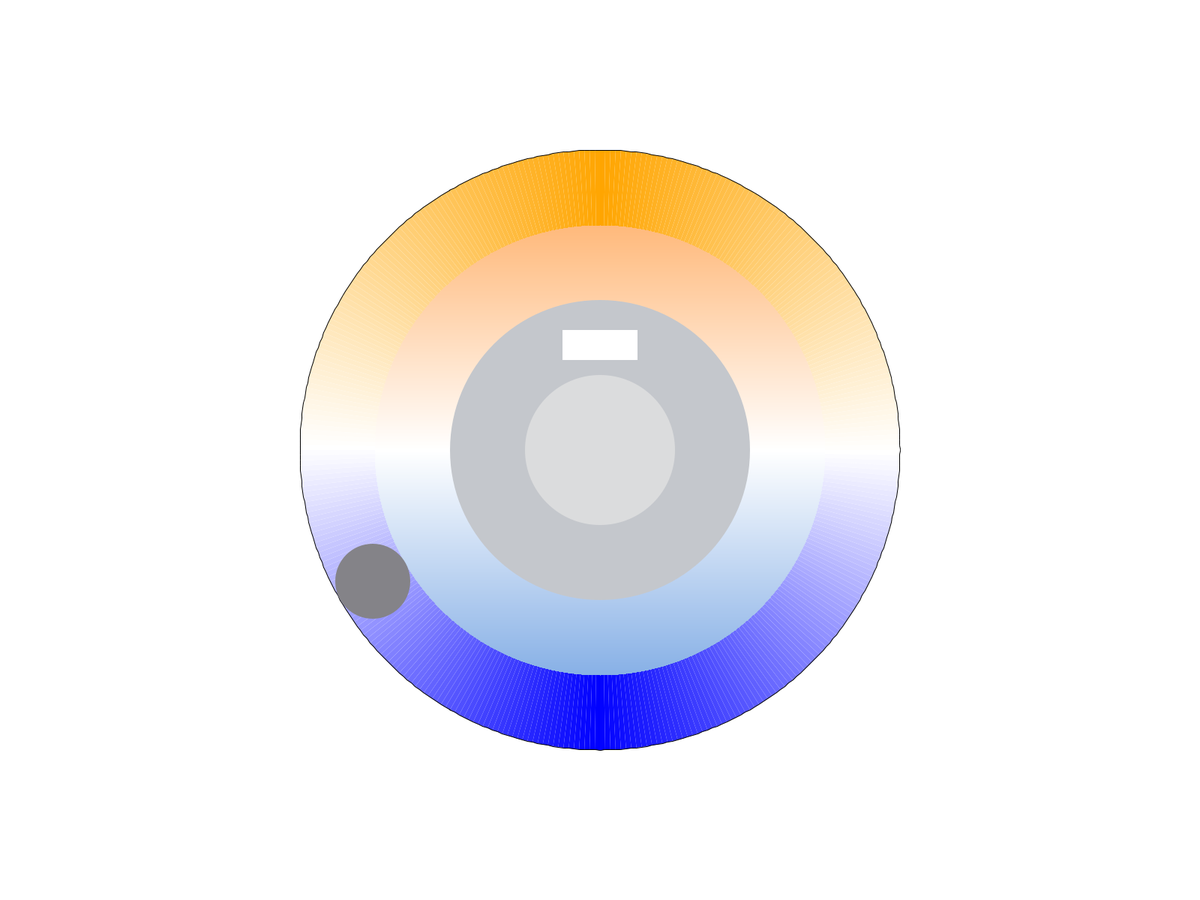
Frame 1 (no input)
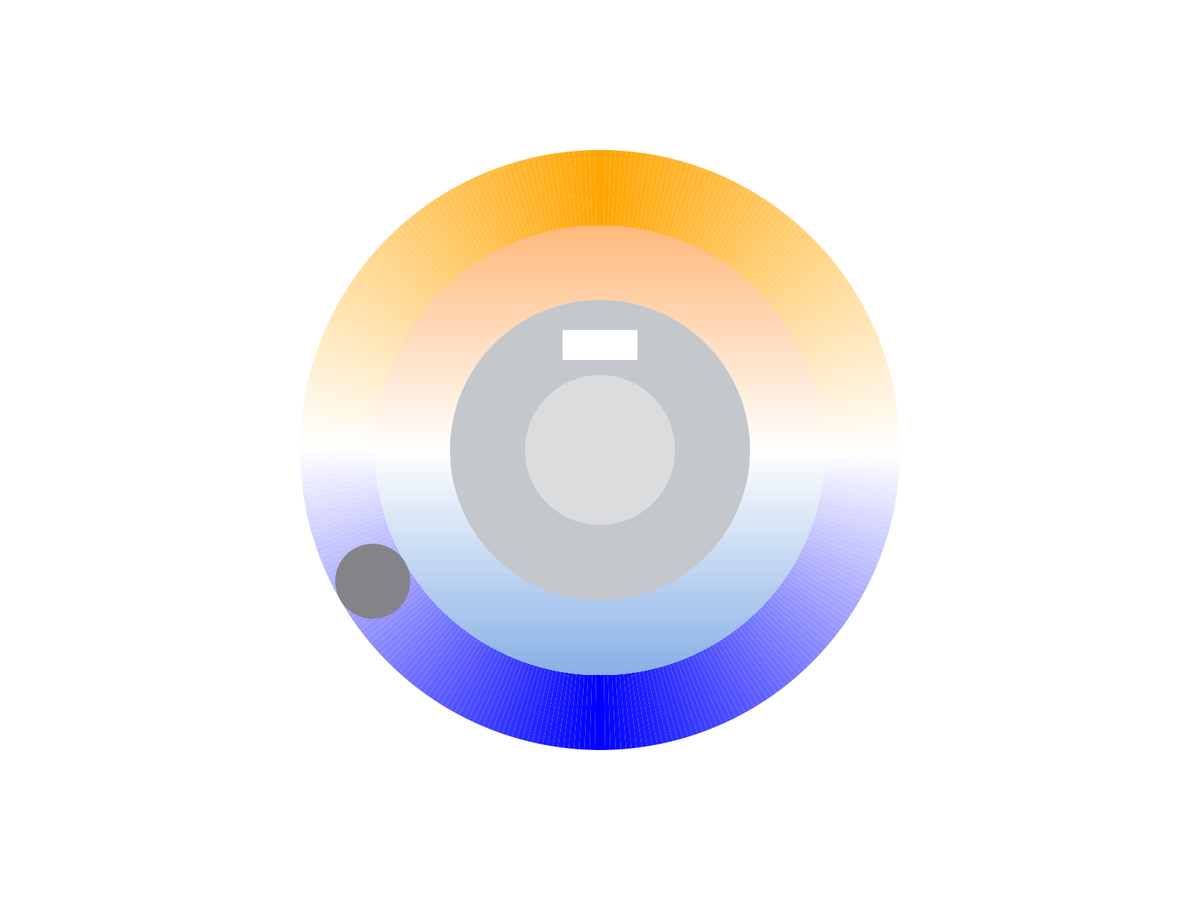
Frame 60 (the mouse pressed at the canvas centre just before this capture)
Frame 120 (the mouse held since frame 60 and released just before this capture): identical to frame 60, image omitted

The Processing sketch that drew these frames (run headless with seeded random() and noise(); from frame 60 on, the mouse is pressed at the canvas centre):

// Processing sketch: House_environment
// ── House_environment.pde
int centerX, centerY; // 圆心位置
int outerRadius = 400; // 外圆半径
int innerRadius = 300; // 内圆半径
int menuRadius = 200; // menu圆半径
int switchRadius = 100; // switch圆半径
int buttonRadius = 50; // 按钮半径
float angle; // 当前角度
float lastAngle; // 上一个角度位置
float maxAngle; // 按钮扫过的最远角度


void setup() {
  fullScreen(); // 设置窗口大小
  centerX = width / 2;
  centerY = height / 2;
  float initialAngle = 150 * (PI / 180); // 七点钟方向的角度，转换为弧度
  angle = initialAngle; // 设置初始角度为七点钟方向
  lastAngle = angle; // 设置初始的上一个角度
}

void draw() {
  updateBackgroundColor(); // 更新背景颜色
  drawRings();
  drawButton();
  drawWhiteRectangle(centerX, centerY-140); // 绘制长方形
}

void drawRings() {
  drawOuterCircleGradient(centerX, centerY, outerRadius); // 绘制外圆的渐变
  drawInnerCircleLinearGradient(centerX, centerY, innerRadius);
  
  fill(196,199,204); // 设置menu圆颜色
  noStroke();
  ellipse(centerX, centerY, menuRadius * 2, menuRadius * 2); // 绘制menu圆
  
  fill(219,220,221); // 设置switch圆颜色
  noStroke();
  ellipse(centerX, centerY, switchRadius * 2, switchRadius * 2); // 绘制switch圆
  
}

void drawOuterCircleGradient(int cx, int cy, int radius) {
  int white = color(255); // 白色
  int blue = color(0, 0, 255); // 蓝色
  int orange = color(255, 165, 0); // 橙色

  int segments = 360; // 渐变的段数

  noFill();
  for (int i = 0; i < segments; i++) {
    float angleStart = radians(i * (360.0 / segments));
    float angleEnd = radians((i + 1) * (360.0 / segments));
    float inter = float(i) / segments;
    int c;

    if (inter < 0.25) { // 从白色渐变到蓝色
      c = lerpColor(white, blue, inter * 4);
    } else if (inter < 0.5) { // 从蓝色渐变到白色
      c = lerpColor(blue, white, (inter - 0.25) * 4);
    } else if (inter < 0.75) { // 从白色渐变到橙色
      c = lerpColor(white, orange, (inter - 0.5) * 4);
    } else { // 从橙色渐变到白色
      c = lerpColor(orange, white, (inter - 0.75) * 4);
    }

    fill(c);
    arc(cx, cy, radius * 2, radius * 2, angleStart, angleEnd);
  }
}

void drawInnerCircleLinearGradient(int cx, int cy, int radius) {
  noFill();
  for (int y = cy - radius; y <= cy + radius; y++) {
    float inter = map(y, cy - radius, cy + radius, 0, 1);
    int c;
    if (y < cy) { // 上半部分：从橙色渐变到白色
      c = lerpColor(color(255, 185, 123), color(255), map(y, cy - radius, cy, 0, 1));
    } else { // 下半部分：从白色渐变到蓝色
      c = lerpColor(color(255), color(135, 176, 230), map(y, cy, cy + radius, 0, 1));
    }
    stroke(c);

    // 计算该y坐标下，线条的起始和结束x坐标
    float dx = sqrt(sq(radius) - sq(cy - y));
    line(cx - dx, y, cx + dx, y);
  }
}


void drawWhiteRectangle(int x, int y) {
  noStroke(); // 无边框
  fill(255); // 白色填充
  rectMode(CENTER); // 设置绘制模式为中心点模式
  rect(x, y, 100,40); // 绘制长方形
}

void drawButton() {
  int x = centerX + int(cos(angle) * (outerRadius + innerRadius) / 2);
  int y = centerY + int(sin(angle) * (outerRadius + innerRadius) / 2);

  fill(132,131,136); // 设置按钮颜色为灰色
  ellipse(x, y, buttonRadius * 2, buttonRadius * 2); // 绘制按钮
}

void mousePressed() {
  // 计算鼠标和按钮中心的距离
}

void mouseDragged() {
  float dx = mouseX - centerX;
  float dy = mouseY - centerY;
  float currentAngle = atan2(dy, dx);
  
  if (currentAngle < 150 * (PI / 180)) {
    currentAngle += TWO_PI; // 确保角度是正值
  }

  // 检查是否反向旋转
  if (currentAngle < lastAngle) {
    maxAngle = currentAngle; // 减少蓝色轨迹覆盖范围
  } else if (currentAngle > maxAngle) {
    maxAngle = currentAngle; // 增加蓝色轨迹覆盖范围
  }

  lastAngle = currentAngle; // 更新上一个角度
  angle = currentAngle; // 更新当前角度
}

void updateBackgroundColor() {
  float inter = (angle - 150 * (PI / 180)) / (2 * PI);
  inter = (inter + 1) % 1; // 确保inter在0到1之间

  // 确保颜色插值正确对应按钮所在的位置
  inter = 1 - inter; // 反转插值方向

  int white = color(255); // 白色
  int blue = color(0, 0, 255); // 蓝色
  int orange = color(255, 165, 0); // 橙色
  int bgColor;

  if (inter < 0.25) {
    bgColor = lerpColor(white, blue, inter * 4);
  } else if (inter < 0.5) {
    bgColor = lerpColor(blue, white, (inter - 0.25) * 4);
  } else if (inter < 0.75) {
    bgColor = lerpColor(white, orange, (inter - 0.5) * 4);
  } else {
    bgColor = lerpColor(orange, white, (inter - 0.75) * 4);
  }

  background(bgColor); // 设置背景颜色
}


 void mouseReleased() {
  // [鼠标释放事件处理代码]
}
